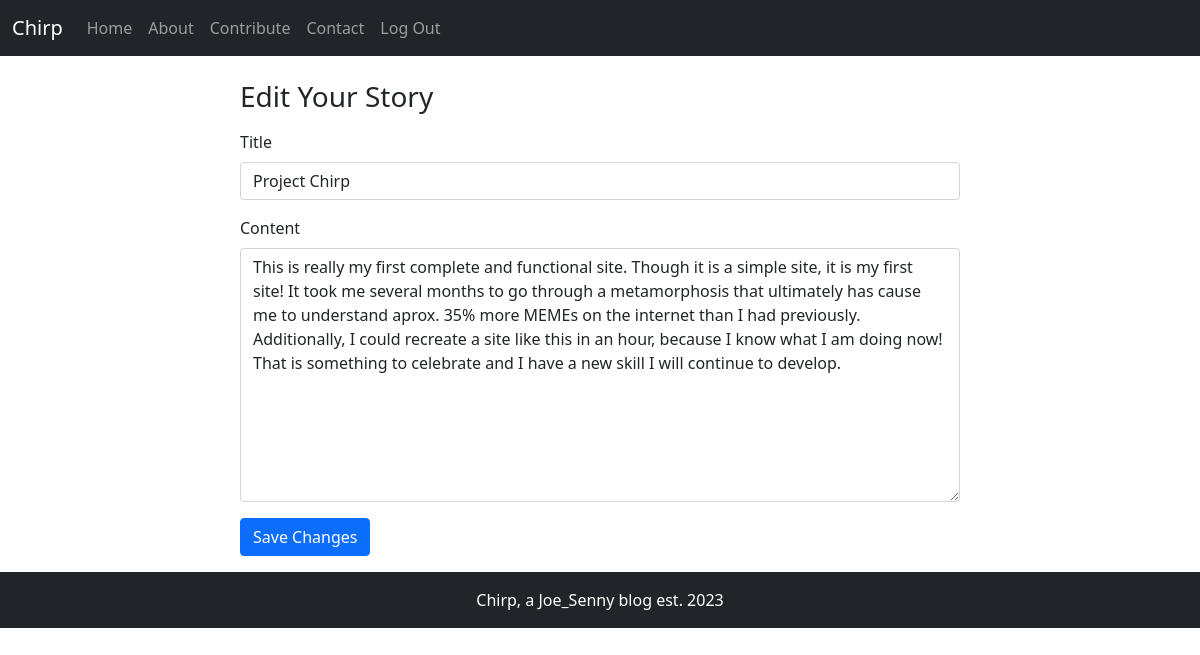
Page /edit/2/ (signed in) on the committed database.
### app.py (models this page shows, shortened)
class Post(db.Model):
    __tablename__ = "posts"
    id = db.Column(db.Integer, primary_key=True)
    title = db.Column(db.String(80), nullable=False)
    content = db.Column(db.String, nullable=False)
    created_on = db.Column(db.DateTime, default=datetime.now())
    user_id = db.Column(db.Integer, db.ForeignKey("users.id"), unique=False, nullable=False)
    author = db.Column(db.String, nullable=False)
    created_by = db.relationship("User", back_populates="posts")

### app.py (the view)
@app.route('/edit/<int:id>/', methods=['GET', 'POST'])
@login_required
def edit(id):
    post_to_edit = Post.query.get_or_404(id)
    if current_user.username == post_to_edit.author:
        if request.method == 'POST':
            post_to_edit.title = request.form.get('title')
            post_to_edit.content = request.form.get('content')
            db.session.commit()
            flash("Your changes have been saved.")
            return redirect(url_for('index'))
        context = {
            'post': post_to_edit
        }
        return render_template('edit.html', **context)
    context = {
        'post': post_to_edit
    }
    return render_template('post.html', **context)

### app.py (called while the page is built)
@login_manager.user_loader
def user_loader(id):
    return User.query.get(int(id))

### templates/edit.html
{% extends 'base.html' %}
{% block content %}
<div class="container">
  <div class="row justify-content-center">
    <div class="col-md-8">
      <form action="/edit/{{post.id}}/" method="POST">
        <div class="mb-3">
          <h3>Edit Your Story</h3>
        </div>
        <div class="mb-3">
          <label for="title" class="form-label">Title</label>
          <input
            type="text"
            name="title"
            class="form-control"
            value="{{post.title}}"
          />
        </div>
        <div class="mb-3">
          <label for="content" class="form-label">Content</label>
          <textarea name="content" cols="50" rows="10" class="form-control">{{post.content}}</textarea>
        </div>
        <div class="mb-3">
          <input type="submit" value="Save Changes" class="btn btn-primary" />
        </div>
      </form>
    </div>
  </div>
</div>
{% endblock content %}

### rows in the picture
Post: title "Project Chirp", content "This is really my first complete and functional site. Though it is a simple site, it is my first site! It took me several months to go through a metamorphosis that ultimately has cause me to understand aprox. 35% more MEMEs on the internet than I had previously. Additionally, I could recreate a site like this in an hour, because I know what I am doing now! That is something to celebrate and I have a new skill I will continue to develop."
